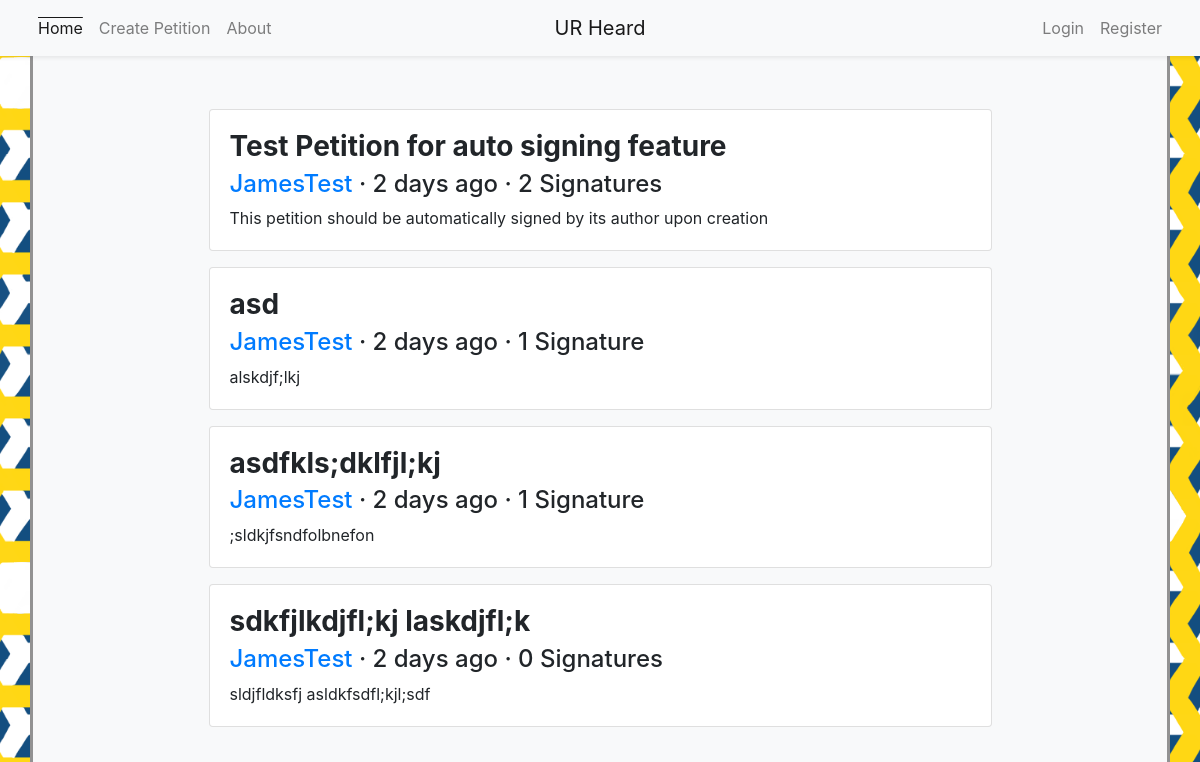
The page / on the database its author committed.
### models.py (models this page shows, shortened)
class Petition(db.Model):
	__tablename__ = 'petition'
	id = db.Column(db.Integer, primary_key=True)
	title = db.Column(db.String(80), nullable=False)
	body = db.Column(db.Text, nullable=False)
	author_id = db.Column(db.Integer, db.ForeignKey('user.id'), nullable=False)
	author = db.relationship('User', backref='petition')
	timestamp = db.Column(db.DateTime, default=datetime.utcnow)
	signers = db.relationship('User', secondary=signature, backref='signed_petitions')
	initial_signatures = 0
	signature_count = db.Column(db.Integer, default=initial_signatures)

class User(UserMixin, db.Model):
	__tablename__ = 'user'
	id = db.Column(db.Integer, primary_key=True)
	name = db.Column(db.String(50), nullable=False, unique=True, index=True)
	email = db.Column(db.String(50), unique=True, index=True)
	password_hash = db.Column(db.String(128))
	@property
	def password(self):
		raise AttributeError('password is not a readable attribute')

### app.py (the view)
@app.route('/', methods=['GET', 'POST'])
def index():
	petitions = Petition.query.order_by(Petition.timestamp.desc()).all()
	return render_template('index.html', petitions=petitions)

### templates/index.html (shortened to what this page needs)
{% extends "base.html" %}
{% block content %}
	<div class="container">
		<div class="d-flex flex-wrap justify-content-center">
		{% for petition in petitions %}
			<article class="card m-2 w-75">
				<a href="{{ url_for ('petition', id=petition.id) }}" class="text-body text-decoration-none">
					<div class="card-body">
						<h3 class="card-title font-weight-bold">{{petition.title}}</h3>
						<h4 class="card-subtitle mb-2"><object><a href="user/{{petition.author_id}}">{{petition.author.name}}</a></object> &middot; {{ moment(petition.timestamp).fromNow() }} &middot; {{ petition.signature_count }} {{'Signature' if petition.signature_count==1 else 'Signatures'}}</h4>
						<p class="card-text">{{petition.body | truncate(325, false, end='... Read More', leeway=10) }}</p>
					</div>
				</a>
			</article>
		{% endfor %}
		</div>
	</div>
{% endblock content %}

### templates/base.html (shortened to what this page needs)
{% from 'bootstrap/nav.html' import render_nav_item %}
{% from 'bootstrap/utils.html' import render_messages %}
{% import "bootstrap/form.html" as wtf %}
<!DOCTYPE html>
<html lang="en">
	<head>
		{% block head %}
			{% block styles %}
				{{ bootstrap.load_css() }}
			{% endblock styles %}
		{% endblock head %}
	</head>
	<body>
		<nav class="navbar navbar-expand-sm bg-light navbar-light sticky-top shadow-sm">
			<div class="container justify-content-around px-0">
				<ul class="navbar-nav ml-auto w-50">
					{{ render_nav_item('index', 'Home', use_li=True) }}
					{{ render_nav_item('create', 'Create Petition', use_li=True) }}
					{{ render_nav_item('about', 'About', use_li=True) }}
				</ul>
				<a href="/" class="navbar-brand mx-auto d-block text-center w-25">UR Heard</a>
				<ul class="navbar-nav mr-auto w-50 justify-content-end">
					{% if current_user.is_authenticated %}
						{{ render_nav_item('profile', current_user.name, use_li=true) }}
						{{ render_nav_item('logout', 'Logout', use_li=True) }}
					{% else %}
						{{ render_nav_item('login', 'Login', use_li=True) }}
						{{ render_nav_item('register', 'Register', use_li=True) }}
					{% endif %}
				</ul>
			</div>
		</nav>
		<div class="container bg-light" id="shadow">
			<div class="container bg-light" id="content">
			{% block content %}{% endblock content %}
			</div>
		</div>
	</body>
</html>

### rows shown on the page
Petition: title "Test Petition for auto signing feature", author.name "JamesTest", timestamp "2 days ago", signature_count "2", signature_count "Signatures", body "This petition should be automatically signed by its author upon creation"
Petition: title "asd", author.name "JamesTest", timestamp "2 days ago", signature_count "1", signature_count "Signature", body "alskdjf;lkj"
Petition: title "asdfkls;dklfjl;kj", author.name "JamesTest", timestamp "2 days ago", signature_count "1", signature_count "Signature", body ";sldkjfsndfolbnefon"
Petition: title "sdkfjlkdjfl;kj laskdjfl;k", author.name "JamesTest", timestamp "2 days ago", signature_count "0", signature_count "Signatures", body "sldjfldksfj asldkfsdfl;kjl;sdf"

### other values the page prints
{{ render_nav_item('index', 'Home', use_li=True) }} "Home"
{{ render_nav_item('create', 'Create Petition', use_li=True) }} "Create Petition"
{{ render_nav_item('about', 'About', use_li=True) }} "About"
{{ render_nav_item('login', 'Login', use_li=True) }} "Login"
{{ render_nav_item('register', 'Register', use_li=True) }} "Register"
